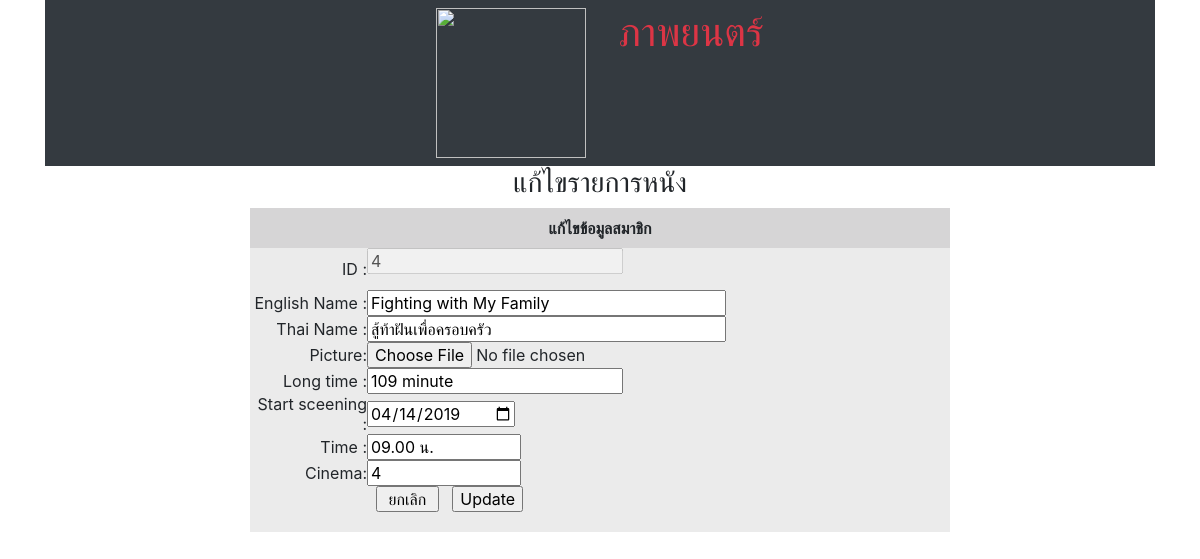
The page /update.php?id_movie=4 on the database its author committed.
### tables this page shows
CREATE TABLE `movie` (
  `id_movie` int(11) NOT NULL,
  `name_movie` varchar(150) NOT NULL,
  `name_thai` varchar(100) NOT NULL,
  `picture` varchar(255) NOT NULL,
  `long_time` varchar(10) NOT NULL,
  `Start_screening` date NOT NULL,
  `time_movie` varchar(15) NOT NULL,
  `cinema` int(4) NOT NULL
);

### update.php (the view, shortened to what this page needs)
<html lang="en">
<head>
    <link rel="stylesheet" href="https://stackpath.bootstrapcdn.com/bootstrap/4.3.1/css/bootstrap.min.css">
</head>
<body class=" bg-dark container bg-white" >
<ul class="nav justify-content-center bg-dark">
  <li class="nav-item">
    <a class="nav-link active " href="#"> <img src="http://www.codemobiles.com/biz/images/sf-ipad.png" width="150px"></a>
  </li>
  <li>
  <a class="nav-link active text-danger  " ><h1>ภาพยนตร์</h1></a>
</li>
</ul>
<a><center><h3>แก้ไขรายการหนัง</h3></center></a>
<?php
$connect = mysqli_connect("localhost","root","","move_ticket");
mysqli_query($connect, "SET NAMES 'utf8' ");
$id_movie = $_REQUEST["id_movie"];
$sql2=" SELECT * FROM movie  WHERE id_movie='$id_movie'";
$result = mysqli_query($connect,$sql2) or die ("Error in query: $sql " . mysqli_error());
$row = mysqli_fetch_array($result);
extract($row);
?>
<head>
</head>
<html>
<form action="update_db.php" method="post" enctype="multipart/form-data">
  <table width="700" align="center" cellpadding="0" cellspacing="0">
    <tr><td height="40" colspan="2" align="center" bgcolor="#D6D5D6"><b>แก้ไขข้อมูลสมาชิก</b></td> </tr>
    <tr><td class="text">ID : </td> <td class="text1" >
         <p><input type="text" name="id_movie" value="<?php echo $id_movie; ?>" disabled='disabled' />
          <input type="hidden" name="id_movie" value="<?php echo $id_movie; ?>" /></td></tr>
    <tr><td width="117" class="text">English Name :</td>
      <td width="583" class="text1"><input name="name_movie" type="text"  value="<?=$name_movie;?>" size="30" placeholder="ภาษาอังกฤษเท่านั้น"  required  /></td></tr>
    <tr><td class="text">Thai Name : </td>
      <td class="text1"><input name="name_thai" type="text"  value="<?=$name_thai;?>"  size="30" placeholder="ภาษาไทยเท่านั้น"  required ></td></tr>
    <tr><td class="text">Picture: </td>
    <td class="text1"><input type="file" name="picfile"  value="<?=$picture;?>"  >
    <input type="hidden" name="MAX_FILE_SIZE" value=></td> </tr>
    <tr><td class="text">Long time : </td>
      <td class="text1"><input type="text" name="long_time"  value="<?=$long_time;?>"  placeholder="ใส่ตัวเลข" required/></td></tr>
    <tr><td class="text">Start sceening : </td>
      <td class="text1"><input name="Start_screening" type="date"  value="<?=$Start_screening;?>" size="30"   required></td> </tr>
      <tr><td class="text">Time : </td>
      <td class="text1"><input name="time_movie" type="text"  value="<?=$time_movie;?>" size="10"   required></td> </tr>
      <tr><td class="text">Cinema:</td>
      <td class="text1"><input name="cinema" type="text"  value="<?=$cinema;?>" size="10"   required></td> </tr>
    <tr>
      <td class="text"></td><td class="text1">&nbsp;
      <input type="button" value=" ยกเลิก " onclick="window.location='select_movie_admin.php' " />
        <input type="submit" name="Update" id="Update" value="Update" /></td>
    </tr>
    <tr> <td class="text"><br></td> <td class="text1"></td></tr>
  </table><br><br>
</form>
</html>

### update.php (style rules this page uses)
.text { text-align:right; background-color:#EBEBEB; }
.text1 { text-align:left;background-color:#EBEBEB; }

### rows shown on the page
movie: id_movie "4", name_movie "Fighting with My Family", name_thai "สู้ท้าฝันเพื่อครอบครัว", long_time "109 minute", Start_screening "04/14/2019", time_movie "09.00 น.", cinema "4"
